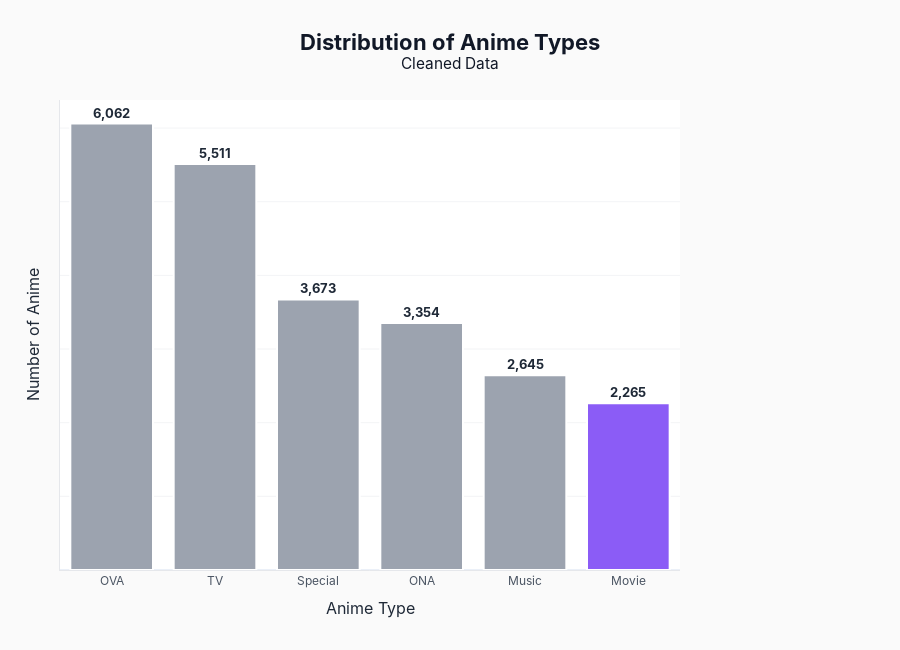

The notebook cell this image was saved under:
### Markdown cell above
### 3.2.2.Correct Insight

### Code cell
# Recalculate type_counts, excluding UNKNOWN/NaN
type_counts_full = (
    df_anime_dataset_2023_prep['Type']
    .value_counts(dropna=True)  # dropna=True để bỏ NaN
    .reset_index()
)
type_counts_full.columns = ['Type', 'Count']

# Calculate percentage
type_counts_full['Percentage'] = (type_counts_full['Count'] / type_counts_full['Count'].sum()) * 100

# ---- DEFINE COLORS ----
colors = []
for t in type_counts_full['Type']:
    if t.upper() == 'MOVIE':
        colors.append('#8B5CF6')   # Purple for Movie
    else:
        colors.append('#9CA3AF')   # Gray for other types

fig = px.bar(
    type_counts_full,
    x='Type',
    y='Count',
    title='Distribution of Anime Types (Cleaned Data)',
    labels={'Type': 'Anime Type', 'Count': 'Number of Anime'},
    text='Count'
)

fig.update_traces(
    marker_color=colors,
    marker_line_color='white',
    marker_line_width=2,
    textposition='outside',
    texttemplate='<b>%{text:,}</b>',
    customdata=type_counts_full['Percentage'],   # Pass percentage to hovertemplate
    hovertemplate='<b>%{x}</b><br>Count: %{y:,}<br>Percentage: %{customdata:.2f}%<extra></extra>'
)

fig.update_layout(
    font=dict(family="Inter", size=13, color="#1F2937"),
    title={
        'text': '<b>Distribution of Anime Types</b><br><sup>Cleaned Data</sup>',
        'x': 0.5,
        'xanchor': 'center',
        'font': dict(size=22, color="#111827")
    },
    showlegend=False,
    height=650,
    plot_bgcolor='white',
    paper_bgcolor='#FAFAFA',
    margin=dict(t=100, l=60, r=220, b=80),
    xaxis=dict(
        showgrid=False,
        showline=True,
        linecolor='#E5E7EB',
        tickfont=dict(size=12, color="#4B5563")
    ),
    yaxis=dict(
        showgrid=True,
        gridcolor='#F3F4F6',
        showline=True,
        linecolor='#E5E7EB',
        tickfont=dict(size=11, color="#6B7280"),
        tickformat=',',
        showticklabels=False  # Disable y-axis labels
    )
)

fig.show()

### Figure 1 — Plotly figure (JSON) as saved in the notebook; plotly's stock layout.template omitted (floating-point values rounded to 4 significant figures)
{"data": [{"customdata": [25.78, 23.44, 15.62, 14.27, 11.25, 9.634], "hovertemplate": "<b>%{x}</b><br>Count: %{y:,}<br>Percentage: %{customdata:.2f}%<extra></extra>", "legendgroup": "", "marker": {"color": ["#9CA3AF", "#9CA3AF", "#9CA3AF", "#9CA3AF", "#9CA3AF", "#8B5CF6"], "line": {"color": "white", "width": 2}, "pattern": {"shape": ""}}, "name": "", "orientation": "v", "showlegend": false, "text": [6062.0, 5511.0, 3673.0, 3354.0, 2645.0, 2265.0], "textposition": "outside", "texttemplate": "<b>%{text:,}</b>", "type": "bar", "x": ["OVA", "TV", "Special", "ONA", "Music", "Movie"], "xaxis": "x", "y": [6062, 5511, 3673, 3354, 2645, 2265], "yaxis": "y"}], "layout": {"barmode": "relative", "font": {"color": "#1F2937", "family": "Inter", "size": 13}, "height": 650, "legend": {"tracegroupgap": 0}, "margin": {"b": 80, "l": 60, "r": 220, "t": 100}, "paper_bgcolor": "#FAFAFA", "plot_bgcolor": "white", "showlegend": false, "title": {"font": {"color": "#111827", "size": 22}, "text": "<b>Distribution of Anime Types</b><br><sup>Cleaned Data</sup>", "x": 0.5, "xanchor": "center"}, "xaxis": {"anchor": "y", "domain": [0, 1], "linecolor": "#E5E7EB", "showgrid": false, "showline": true, "tickfont": {"color": "#4B5563", "size": 12}, "title": {"text": "Anime Type"}}, "yaxis": {"anchor": "x", "domain": [0, 1], "gridcolor": "#F3F4F6", "linecolor": "#E5E7EB", "showgrid": true, "showline": true, "showticklabels": false, "tickfont": {"color": "#6B7280", "size": 11}, "tickformat": ",", "title": {"text": "Number of Anime"}}}}
